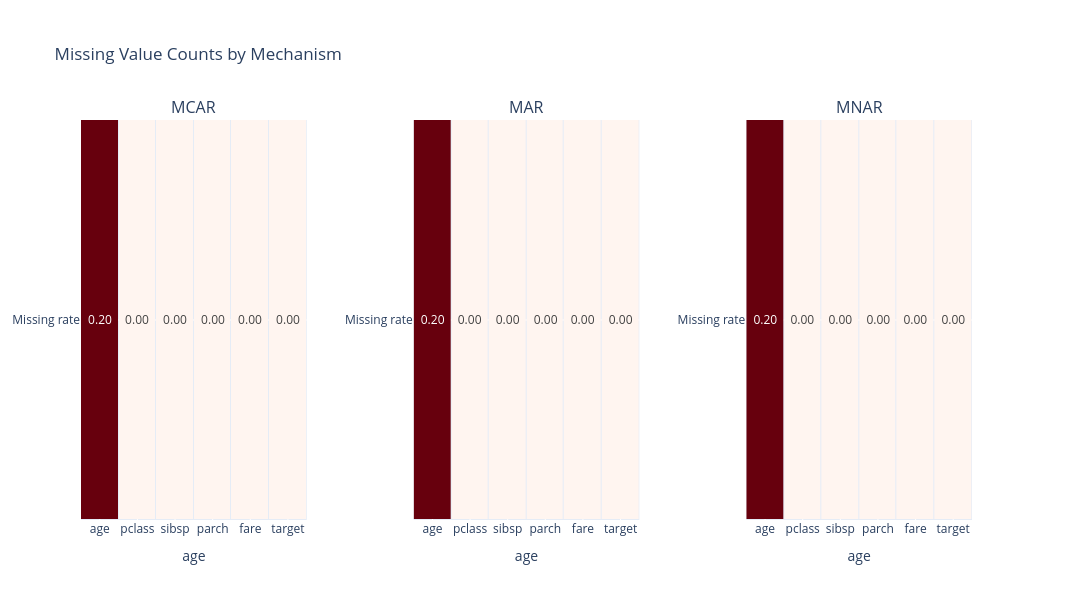

The code cell stored with this chart in its notebook:
### Code cell
panel = Panel(
    plots=[
        md_mcar.heatmap_missing_rate(title="MCAR"),
        md_mar.heatmap_missing_rate(title="MAR"),
        md_mnar.heatmap_missing_rate(title="MNAR")
        ],
    title="Missing Value Counts by Mechanism",
    )

panel.show()

### Figure 1 — Plotly figure (JSON) as saved in the notebook; plotly's stock layout.template omitted (floating-point values rounded to 4 significant figures)
{"data": [{"colorbar": {"title": {"text": "Missing rate"}}, "colorscale": [[0, "rgb(255,245,240)"], [0.125, "rgb(254,224,210)"], [0.25, "rgb(252,187,161)"], [0.375, "rgb(252,146,114)"], [0.5, "rgb(251,106,74)"], [0.625, "rgb(239,59,44)"], [0.75, "rgb(203,24,29)"], [0.875, "rgb(165,15,21)"], [1, "rgb(103,0,13)"]], "customdata": [[["age", "0.20"], ["pclass", "0.00"], ["sibsp", "0.00"], ["parch", "0.00"], ["fare", "0.00"], ["target", "0.00"]]], "hovertemplate": "%{hovertext}<extra></extra>", "hovertext": [["<b>Column</b>: age<br><b>Missing rate</b>: 0.20", "<b>Column</b>: pclass<br><b>Missing rate</b>: 0.00", "<b>Column</b>: sibsp<br><b>Missing rate</b>: 0.00", "<b>Column</b>: parch<br><b>Missing rate</b>: 0.00", "<b>Column</b>: fare<br><b>Missing rate</b>: 0.00", "<b>Column</b>: target<br><b>Missing rate</b>: 0.00"]], "showlegend": false, "showscale": false, "text": [["0.20", "0.00", "0.00", "0.00", "0.00", "0.00"]], "texttemplate": "%{text}", "type": "heatmap", "x": ["age", "pclass", "sibsp", "parch", "fare", "target"], "xaxis": "x", "xgap": 1, "y": ["Missing rate"], "yaxis": "y", "ygap": 1, "z": [[0.1994, 0, 0, 0, 0, 0]], "zmax": 0.1994, "zmin": 0}, {"colorbar": {"title": {"text": "Missing rate"}}, "colorscale": [[0, "rgb(255,245,240)"], [0.125, "rgb(254,224,210)"], [0.25, "rgb(252,187,161)"], [0.375, "rgb(252,146,114)"], [0.5, "rgb(251,106,74)"], [0.625, "rgb(239,59,44)"], [0.75, "rgb(203,24,29)"], [0.875, "rgb(165,15,21)"], [1, "rgb(103,0,13)"]], "customdata": [[["age", "0.20"], ["pclass", "0.00"], ["sibsp", "0.00"], ["parch", "0.00"], ["fare", "0.00"], ["target", "0.00"]]], "hovertemplate": "%{hovertext}<extra></extra>", "hovertext": [["<b>Column</b>: age<br><b>Missing rate</b>: 0.20", "<b>Column</b>: pclass<br><b>Missing rate</b>: 0.00", "<b>Column</b>: sibsp<br><b>Missing rate</b>: 0.00", "<b>Column</b>: parch<br><b>Missing rate</b>: 0.00", "<b>Column</b>: fare<br><b>Missing rate</b>: 0.00", "<b>Column</b>: target<br><b>Missing rate</b>: 0.00"]], "showlegend": false, "showscale": false, "text": [["0.20", "0.00", "0.00", "0.00", "0.00", "0.00"]], "texttemplate": "%{text}", "type": "heatmap", "x": ["age", "pclass", "sibsp", "parch", "fare", "target"], "xaxis": "x2", "xgap": 1, "y": ["Missing rate"], "yaxis": "y2", "ygap": 1, "z": [[0.1994, 0, 0, 0, 0, 0]], "zmax": 0.1994, "zmin": 0}, {"colorbar": {"title": {"text": "Missing rate"}}, "colorscale": [[0, "rgb(255,245,240)"], [0.125, "rgb(254,224,210)"], [0.25, "rgb(252,187,161)"], [0.375, "rgb(252,146,114)"], [0.5, "rgb(251,106,74)"], [0.625, "rgb(239,59,44)"], [0.75, "rgb(203,24,29)"], [0.875, "rgb(165,15,21)"], [1, "rgb(103,0,13)"]], "customdata": [[["age", "0.20"], ["pclass", "0.00"], ["sibsp", "0.00"], ["parch", "0.00"], ["fare", "0.00"], ["target", "0.00"]]], "hovertemplate": "%{hovertext}<extra></extra>", "hovertext": [["<b>Column</b>: age<br><b>Missing rate</b>: 0.20", "<b>Column</b>: pclass<br><b>Missing rate</b>: 0.00", "<b>Column</b>: sibsp<br><b>Missing rate</b>: 0.00", "<b>Column</b>: parch<br><b>Missing rate</b>: 0.00", "<b>Column</b>: fare<br><b>Missing rate</b>: 0.00", "<b>Column</b>: target<br><b>Missing rate</b>: 0.00"]], "showlegend": false, "showscale": false, "text": [["0.20", "0.00", "0.00", "0.00", "0.00", "0.00"]], "texttemplate": "%{text}", "type": "heatmap", "x": ["age", "pclass", "sibsp", "parch", "fare", "target"], "xaxis": "x3", "xgap": 1, "y": ["Missing rate"], "yaxis": "y3", "ygap": 1, "z": [[0.1994, 0, 0, 0, 0, 0]], "zmax": 0.1994, "zmin": 0}], "layout": {"annotations": [{"font": {"size": 16}, "showarrow": false, "text": "MCAR", "x": 0.1267, "xanchor": "center", "xref": "paper", "y": 1, "yanchor": "bottom", "yref": "paper"}, {"font": {"size": 16}, "showarrow": false, "text": "MAR", "x": 0.5, "xanchor": "center", "xref": "paper", "y": 1, "yanchor": "bottom", "yref": "paper"}, {"font": {"size": 16}, "showarrow": false, "text": "MNAR", "x": 0.8733, "xanchor": "center", "xref": "paper", "y": 1, "yanchor": "bottom", "yref": "paper"}], "font": {}, "height": 600, "margin": {"b": 80, "l": 60, "r": 120, "t": 120}, "showlegend": false, "title": {"text": "Missing Value Counts by Mechanism"}, "width": 1500, "xaxis": {"anchor": "y", "domain": [0, 0.2533], "title": {"text": "age"}}, "xaxis2": {"anchor": "y2", "domain": [0.3733, 0.6267], "title": {"text": "age"}}, "xaxis3": {"anchor": "y3", "domain": [0.7467, 1], "title": {"text": "age"}}, "yaxis": {"anchor": "x", "domain": [0, 1]}, "yaxis2": {"anchor": "x2", "domain": [0, 1]}, "yaxis3": {"anchor": "x3", "domain": [0, 1]}}}
